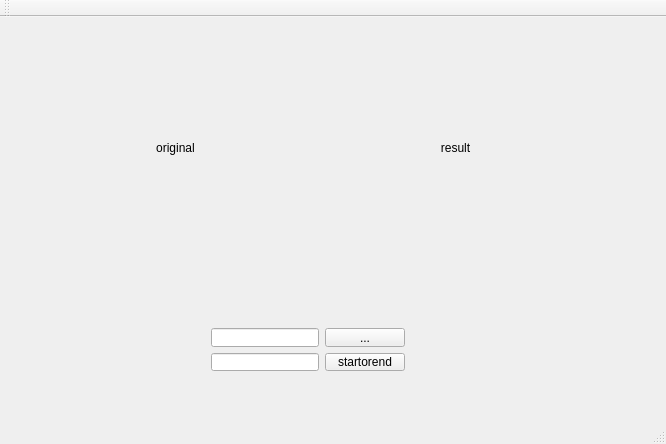
<?xml version="1.0" encoding="UTF-8"?>
<ui version="4.0">
 <class>MainWindow</class>
 <widget class="QMainWindow" name="MainWindow">
  <property name="geometry">
   <rect>
    <x>0</x>
    <y>0</y>
    <width>666</width>
    <height>444</height>
   </rect>
  </property>
  <property name="windowTitle">
   <string>MainWindow</string>
  </property>
  <widget class="QWidget" name="centralWidget">
   <widget class="QLabel" name="image_show">
    <property name="geometry">
     <rect>
      <x>60</x>
      <y>20</y>
      <width>231</width>
      <height>221</height>
     </rect>
    </property>
    <property name="text">
     <string>original</string>
    </property>
    <property name="alignment">
     <set>Qt::AlignCenter</set>
    </property>
   </widget>
   <widget class="QWidget" name="layoutWidget">
    <property name="geometry">
     <rect>
      <x>200</x>
      <y>300</y>
      <width>216</width>
      <height>65</height>
     </rect>
    </property>
    <layout class="QGridLayout" name="gridLayout">
     <item row="0" column="0">
      <widget class="QLineEdit" name="file_name_Edit"/>
     </item>
     <item row="0" column="1">
      <widget class="QPushButton" name="file_name_button">
       <property name="text">
        <string>...</string>
       </property>
      </widget>
     </item>
     <item row="1" column="0">
      <widget class="QLineEdit" name="state_Edit"/>
     </item>
     <item row="1" column="1">
      <widget class="QPushButton" name="startorend">
       <property name="text">
        <string>startorend</string>
       </property>
      </widget>
     </item>
    </layout>
   </widget>
   <widget class="QLabel" name="label">
    <property name="geometry">
     <rect>
      <x>330</x>
      <y>20</y>
      <width>251</width>
      <height>221</height>
     </rect>
    </property>
    <property name="text">
     <string>result</string>
    </property>
    <property name="alignment">
     <set>Qt::AlignCenter</set>
    </property>
   </widget>
  </widget>
  <widget class="QMenuBar" name="menuBar">
   <property name="geometry">
    <rect>
     <x>0</x>
     <y>0</y>
     <width>666</width>
     <height>28</height>
    </rect>
   </property>
  </widget>
  <widget class="QToolBar" name="mainToolBar">
   <attribute name="toolBarArea">
    <enum>TopToolBarArea</enum>
   </attribute>
   <attribute name="toolBarBreak">
    <bool>false</bool>
   </attribute>
  </widget>
  <widget class="QStatusBar" name="statusBar"/>
 </widget>
 <layoutdefault spacing="6" margin="11"/>
 <resources/>
 <connections/>
</ui>
